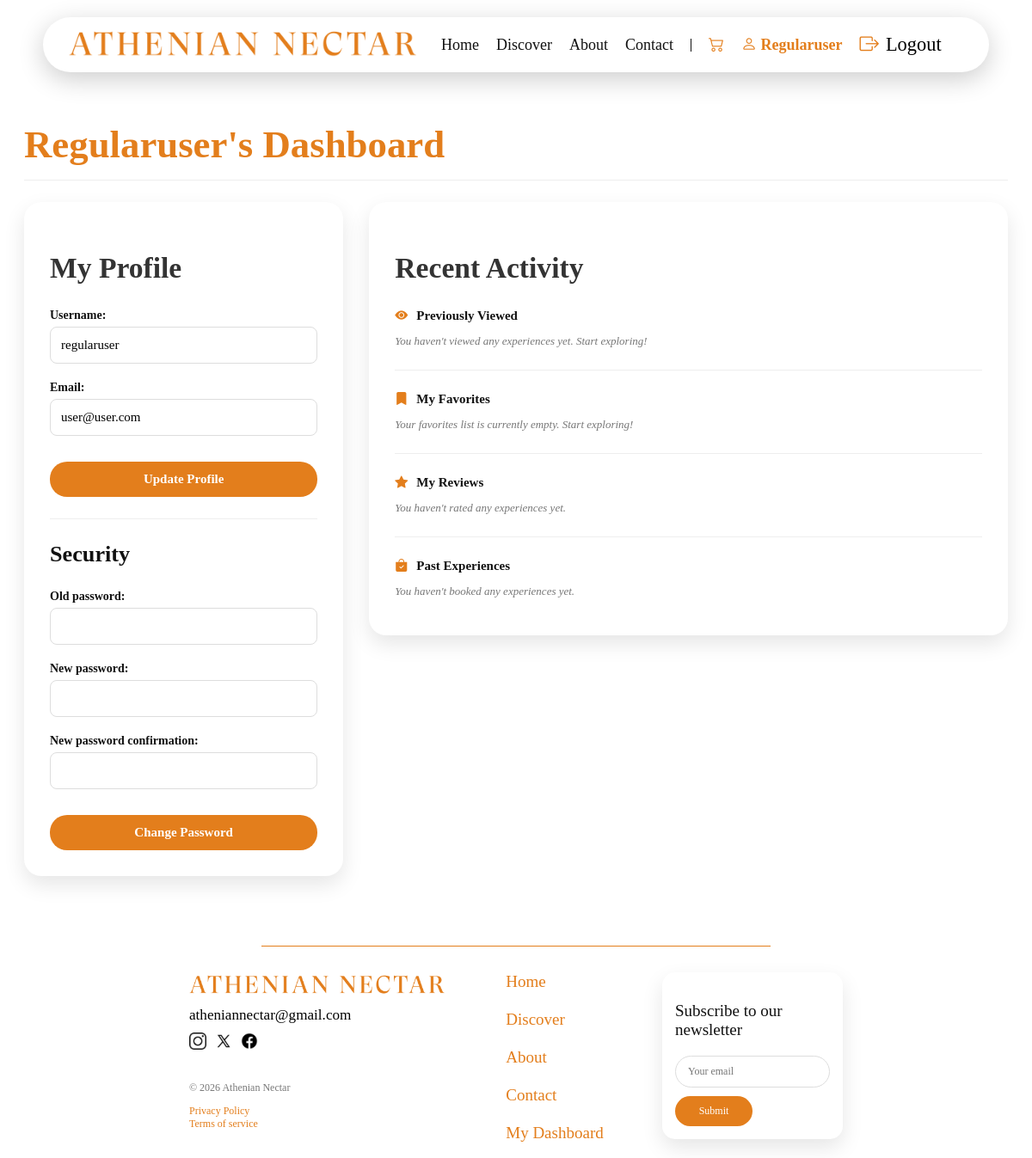
/users/dashboard/ (signed in), run on an earlier commit of the app's database.
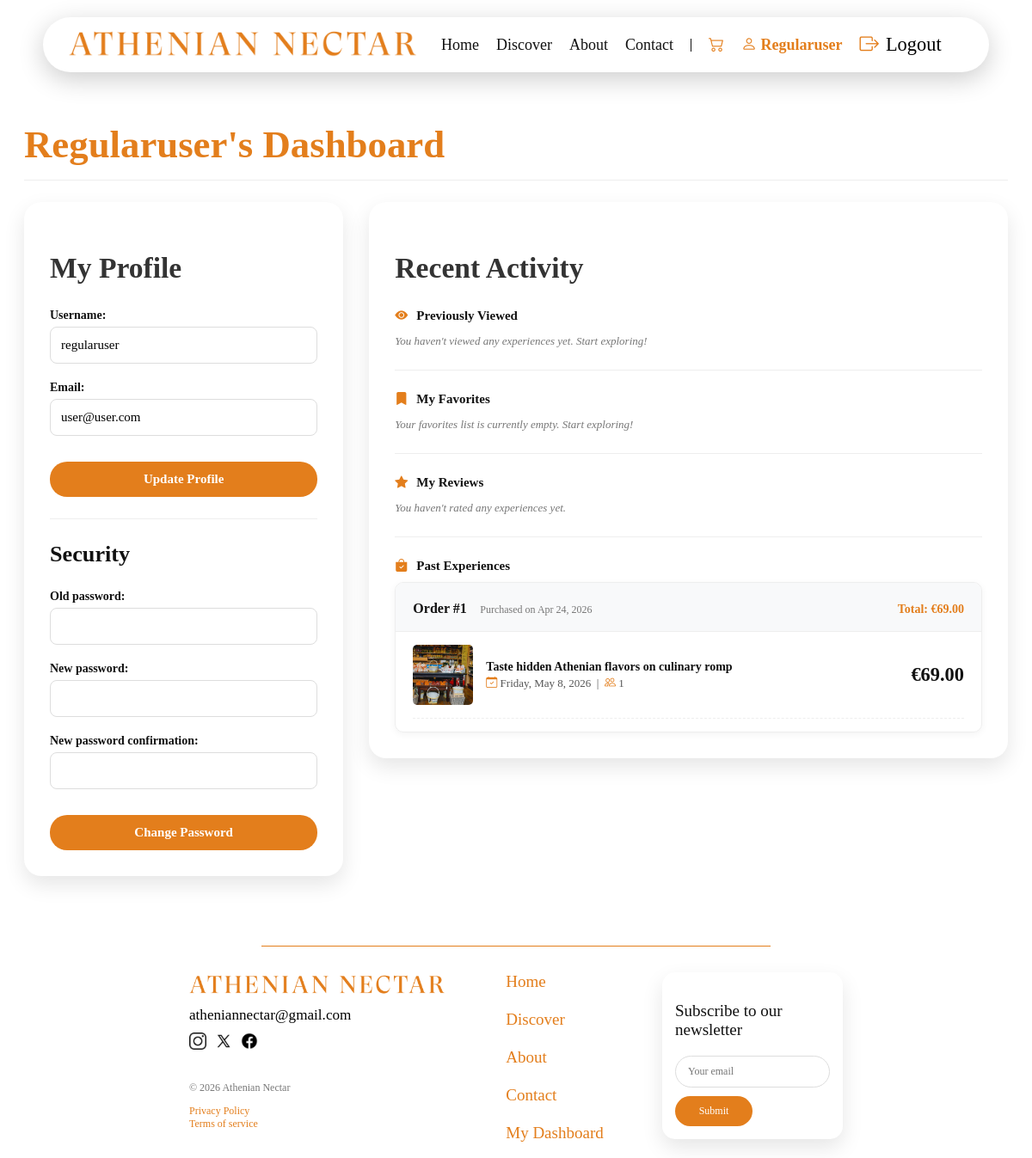
And on a later commit of the database.
### orders/models.py (models this page shows, shortened)
class Order(models.Model):
    user = models.ForeignKey(settings.AUTH_USER_MODEL, on_delete=models.CASCADE, related_name='orders')
    total_price = models.DecimalField(max_digits=10, decimal_places=2)
    created_at = models.DateTimeField(auto_now_add=True)
    user_order_number = models.PositiveIntegerField(null=True, blank=True)

class OrderItem(models.Model):
    order = models.ForeignKey(Order, on_delete=models.CASCADE, related_name='items')
    experience = models.ForeignKey(Experience, on_delete=models.SET_NULL, null=True)
    price = models.DecimalField(max_digits=10, decimal_places=2)
    quantity = models.PositiveIntegerField(default=1)
    booking_date = models.DateField(null=True, blank=True)

### experiences/models.py (models this page shows, shortened)
class Experience(models.Model):
    title = models.CharField(max_length=100)
    category = models.ForeignKey(Category, on_delete=models.CASCADE)
    subcategory = models.ForeignKey(Subcategory, on_delete=models.SET_NULL, blank=True, null=True)
    description = models.TextField()
    image = models.ImageField(upload_to='experiences/')
    price = models.DecimalField(max_digits=6, decimal_places=2)
    duration = models.DecimalField(max_digits=3, decimal_places=1)

### users/views.py (the view, shortened to what this page needs)
# urls.py: path('dashboard/', views.dashboard, name='dashboard'),
@login_required
def dashboard(request):
    u_form = UserUpdateForm(instance=request.user)
    p_form = CustomPasswordChangeForm(user=request.user)
    profile, created = Profile.objects.get_or_create(user=request.user)
    user_reviews = Review.objects.filter(user=request.user).order_by('-created_at')
    recently_viewed_ids = request.session.get('recently_viewed', [])
    recently_viewed_exps = []
    if recently_viewed_ids:
        exps = Experience.objects.filter(id__in=recently_viewed_ids)
        exp_dict = {exp.id: exp for exp in exps}
        recently_viewed_exps = [exp_dict[i] for i in recently_viewed_ids if i in exp_dict]
    purchases = Order.objects.filter(user=request.user).order_by('-created_at')
    context = {
        'u_form': u_form,
        'p_form': p_form,
        'recently_viewed': [],
        'ratings': [],
        'purchases': [],
        'favorites': profile.favorites.all(),
        'user_reviews': user_reviews,
        'recently_viewed': recently_viewed_exps,
        'purchases': purchases,
    }
    return render(request, 'users/dashboard.html', context)

### users/templates/users/dashboard.html (shortened to what this page needs)
{% extends 'home/base.html' %}
{% load static %}
{% block extra_css %}
    <link rel="stylesheet" href="{% static 'css/users.css' %}">
    <link rel="stylesheet" href="{% static 'css/cart.css' %}">
{% endblock %}
{% block content %}
<div class="dashboard-container">
    <div class="dashboard-header">
        <h1 class="dashboard-title">{{ user.username|title }}'s Dashboard</h1>
    </div>
    <div class="dashboard-grid">
        <div class="dashboard-card">
            <h2>My Profile</h2>
            <form method="POST" class="profile-form">
                {{ u_form.as_p }}
                <button type="submit" name="update_profile" class="login-button">Update Profile</button>
            </form>
            <hr class="gray-line" aria-hidden="true">
            <h3>Security</h3>
            <form method="POST" class="profile-form">
                {{ p_form.as_p }}
                <button type="submit" name="change_password" class="login-button" >
                    Change Password
                </button>
            </form>
        </div>
        <div class="dashboard-card">
            <h2>Recent Activity</h2>
            <div class="activity-section">
                <h3><i class="bi bi-eye-fill" aria-hidden="true"></i> Previously Viewed</h3>
                {% if recently_viewed %}
                    <div class="favorites-grid" id="viewed-grid">
                        {% for item in recently_viewed %}
                            <div class="favorite-mini-card">
                                <a href="{% url 'experience_detail' item.id %}" class="favorite-content">
                                    <img src="{{ item.image.url }}" alt="{{ item.title }}">
                                    <div class="favorite-details">
                                        <h4>{{ item.title }}</h4>
                                        <span class="favorite-price">€{{ item.price }}</span>
                                    </div>
                                </a>
                            </div>
                        {% endfor %}
                    </div>
                {% else %}
                    <p class="empty-message">You haven't viewed any experiences yet. Start exploring!</p>
                {% endif %}
            </div>
            <hr class="gray-line" aria-hidden="true">
             <div class="activity-section">
                <h3><i class="bi bi-bookmark-fill" aria-hidden="true"></i> My Favorites</h3>
                {% if favorites %}
                    <div class="favorites-grid" id="favorites-grid">
                        {% for item in favorites %}
                            <div class="favorite-mini-card" id="favorite-card-{{ item.id }}">
                                <a href="{% url 'experience_detail' item.id %}" class="favorite-content">
                                    <img src="{{ item.image.url }}" alt="{{ item.title }}">
                                    <div class="favorite-details">
                                        <h4>{{ item.title }}</h4>
                                        <span class="favorite-price">€{{ item.price }}</span>
                                    </div>
                                </a>
                            </div>
                        {% endfor %}
                    </div>
                    {% if favorites|length > 8 %}
                        <div class="show-more-container" id="favorites-show-more-container">
                            <button id="favorites-show-more-button" class="show-more-button" aria-expanded="false" aria-controls="favorites-grid">
                                Show More
                            </button>
                        </div>
                    {% endif %}
                {% else %}
                    <p class="empty-message">Your favorites list is currently empty. Start exploring!</p>
                {% endif %}
            </div>
            <hr class="gray-line" aria-hidden="true">
            <div class="activity-section">
                <h3><i class="bi bi-star-fill" aria-hidden="true"></i> My Reviews</h3>
                {% if user_reviews %}
                    <div class="favorites-grid" id="ratings-grid">
                        {% for review in user_reviews %}
                            <div class="favorite-mini-card">
                                <a href="{% url 'experience_detail' review.experience.id %}#reviews-section" class="favorite-content">
                                    <img src="{{ review.experience.image.url }}" alt="{{ review.experience.title }}">
                                    <div class="favorite-details">
                                        <h4>{{ review.experience.title }}</h4>
                                        <div>
                                            {% for i in "12345"|make_list %}
                                                {% if forloop.counter <= review.rating %}
                                                    <i class="bi bi-star-fill" aria-hidden="true"></i>
                                                {% else %}
                                                    <i class="bi bi-star" aria-hidden="true"></i>
                                                {% endif %}
                                            {% endfor %}
                                        </div>
                                    </div>
                                </a>
                            </div>
                        {% endfor %}
                    </div>
                    {% if user_reviews|length > 8 %}
                        <div class="show-more-container" id="ratings-show-more-container">
                            <button id="ratings-show-more-button" class="show-more-button" aria-expanded="false" aria-controls="ratings-grid">
                                Show More
                            </button>
                        </div>
                    {% endif %}
                {% else %}
                    <p class="empty-message">You haven't rated any experiences yet.</p>
                {% endif %}
            </div>
            <hr class="gray-line" aria-hidden="true">
            <div class="activity-section">
                <h3><i class="bi bi-bag-check-fill" aria-hidden="true"></i> Past Experiences</h3>
                {% if purchases %}
                    <div class="orders-grid">
                        {% for order in purchases %}
                            <div class="order-card {% if forloop.counter > 3 %}extra-order{% endif %}"
                            {% if forloop.counter > 3 %}display: none;{% endif %}">
                                <div class="order-header">
                                    <div>
                                        <strong class="order-title">Order #{{ order.user_order_number }}</strong>
                                        <span class="order-date">
                                            Purchased on {{ order.created_at|date:"M d, Y" }}
                                        </span>
                                    </div>
                                    <div >
                                        <strong class="order-total">
                                            Total: €{{ order.total_price }}
                                        </strong>
                                    </div>
                                </div>
                                <div class="order-body">
                                    <ul class="order-list">
                                        {% for item in order.items.all %}
                                            <li class="order-item">
                                                <img src="{{ item.experience.image.url }}" alt="{{ item.experience.title }}">
                                                <div class="order-item-details">
                                                    <strong class="order-item-title">
                                                        {% if item.experience %}
                                                            {{ item.experience.title }}
                                                        {% else %}
                                                            Experience Unavailable
                                                        {% endif %}
                                                    </strong>
                                                    <span class="order-item-meta">
                                                        <i class="bi bi-calendar-check" aria-hidden="true"></i> {{ item.booking_date|date:"l, F j, Y" }} &nbsp;|&nbsp;
                                                        <i class="bi bi-people" aria-hidden="true"></i> {{ item.quantity }}
                                                    </span>
                                                </div>
                                                <div class="order-item-price">
                                                    €{{ item.price }}
                                                </div>
                                            </li>
                                        {% endfor %}
                                    </ul>
                                </div>
                            </div>
                        {% endfor %}
                    </div>
                    {% else %}
                        <p class="empty-message">You haven't booked any experiences yet.</p>
                {% endif %}
            </div>
        </div>
    </div>
</div>
{% endblock %}

### home/templates/home/base.html (shortened to what this page needs)
{% load static %}
<!DOCTYPE html>
<html lang="en">
    <head>
        <link rel="stylesheet" href="https://cdn.jsdelivr.net/npm/bootstrap-icons@1.11.3/font/bootstrap-icons.css">
        <link rel="stylesheet" href="{% static 'css/style.css' %}">
        <link rel="stylesheet" href="{% static 'css/cart.css' %}">
        {% block extra_css %}{% endblock %}
   </head>
    <body>
        {% include 'home/header.html' %}
        <main class="content-wrapper">
            {% block content %}
            {% endblock %}
        </main>
       {% include 'home/footer.html' %}
    </body>
</html>

### home/templates/home/header.html (shortened to what this page needs)
{% load static %}
<header class="athenian-header">
    <div class="header-container">
        <div class="logo-section">
                <a href="{% url 'home' %}">
                <img src="{% static 'images/logo.png' %}" alt="Athenian Nectar Logo">
            </a>
        </div>
        <nav class="nav-links" aria-label="Main navigation">
            <a href="{% url 'home' %}">Home</a>
            <a href="{% url 'discover' %}">Discover</a>
            <a href="{% url 'about' %}">About</a>
            <a href="{% url 'contact' %}">Contact</a>
            {% if user.is_authenticated %}
                <a href="{% url 'cart_detail' %}" class="nav-link">
                    <i class="bi bi-cart2" aria-hidden="true"></i>
                </a>
                <a href="{% url 'dashboard' %}" class="username_overflow">
                    <i class="bi bi-person" aria-hidden="true"></i>
                    <span>{{ user.username|title }}</span>
                </a>
                <form action="{% url 'logout' %}" method="post" class="logout-form">
                    <button type="submit" class="logout-button">
                        <i class="bi bi-box-arrow-right" aria-hidden="true"></i>
                        <span>Logout</span>
                    </button>
                </form>
            {% else %}
                <a href="{% url 'login' %}">
                    <i class="bi bi-person" aria-hidden="true"></i>
                    <span>Login/Register</span>
                </a>
            {% endif %}
        </nav>
    </div>
</header>

### home/templates/home/footer.html (shortened to what this page needs)
{% load static %}
<hr class="footer-line">
<footer class="footer">
    <div class="footer-col footer-left">
        <img src= "{% static 'images/logo.png' %}" class="footer-logo" alt="Athenian Nectar Logo">
        <a href="mailto:atheniannectar@gmail.com" class="footer-email" aria-label="Email us at atheniannectar@gmail.com">
            atheniannectar@gmail.com
        </a>
        <div class="footer-social">
            <a href="#" aria-label="Visit our Instagram"><img src= "{% static 'images/instagram.png' %}" alt="Instagram Icon"></a>
            <a href="#" aria-label="Visit our Twitter"><img src= "{% static 'images/twitter.png' %}" alt="Twitter Icon"></a>
            <a href="#" aria-label="Visit our Facebook"><img src= "{% static 'images/facebook.png' %}" alt="Facebook Icon"></a>
        </div>
        <div class="footer-terms">
            <p>&#169; 2026 Athenian Nectar</p>
            <a href="#"><span>Privacy Policy</span></a> <br>
            <a href="#"><span>Terms of service</span></a>
        </div>
    </div>
    <div class="footer-col footer-links" aria-label="Footer navigation">
        <a href="{% url 'home' %}">Home</a>
        <a href="{% url 'discover' %}">Discover</a>
        <a href="{% url 'about' %}">About</a>
        <a href="{% url 'contact' %}">Contact</a>
        {% if user.is_authenticated %}
            <a href="{% url 'dashboard' %}">My Dashboard</a>
        {% endif %}
    </div>
    <div class="newsletter" aria-labelledby="newsletter-title">
        <p id="newsletter-title"> Subscribe to our newsletter </p>
        <form>
            <input id="footer-email" class="row form-area" placeholder="Your email" type="email" name="email" maxlength="40" required>
            <button type="submit" class="newsletter-button"> Submit </button>
        </form>
    </div>
</footer>

What changed in the data, as far as the page shows it:
added Order: user_order_number "1", created_at "Apr 24, 2026", total_price "69.00"
added OrderItem: experience.image (picture), experience "Taste hidden Athenian flavors on culinary romp", booking_date "Friday, May 8, 2026", quantity "1", price "69.00"
Also different on the page:
text no longer shown: "You haven't booked any experiences yet."
